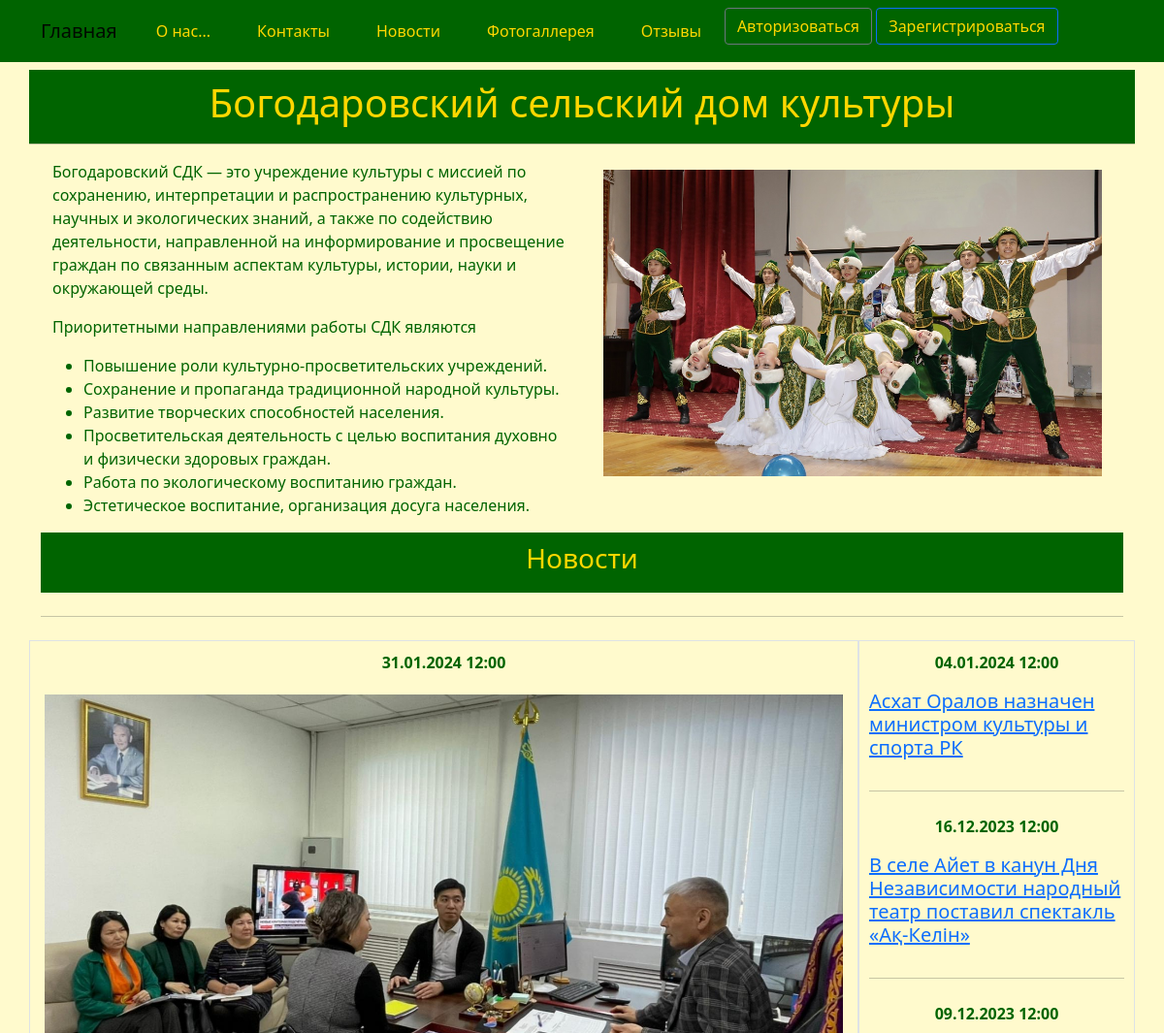
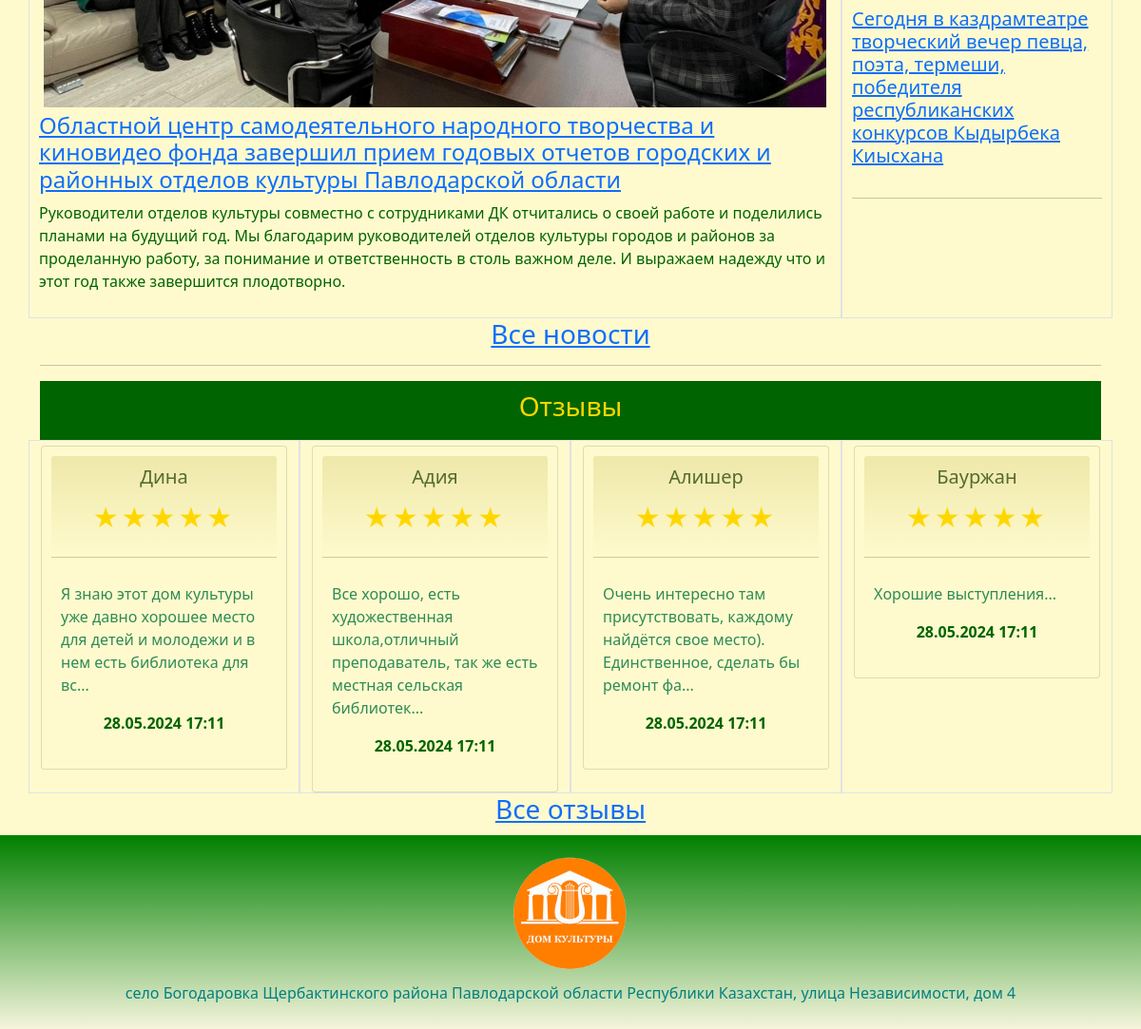
The page / on the database its author committed (2 pictures, top to bottom).
### house/models.py (models this page shows)
class News(models.Model):
    daten = models.DateTimeField(_('daten'))
    title = models.CharField(_('title_news'), max_length=256)
    details = models.TextField(_('details_news'))
    photo = models.ImageField(_('photo_news'), upload_to='images/', blank=True, null=True)
    class Meta:
        db_table = 'news'
        indexes = [
            models.Index(fields=['daten']),
        ]
        ordering = ['daten']

class Reviews(models.Model):
    dater = models.DateTimeField(_('dater_reviews'), auto_now_add=True)
    rating = models.IntegerField(_('rating'), blank=True, null=True)
    details = models.TextField(_('details_reviews'))
    user = models.ForeignKey(User, related_name='reviews_user', on_delete=models.CASCADE)
    class Meta:
        db_table = 'reviews'
        indexes = [
            models.Index(fields=['dater']),
        ]
        ordering = ['dater']

### house/views.py (the view)
# urls.py: path('', views.index),
def index(request):
    news1 = News.objects.all().order_by('-daten')[0:1]
    news24 = News.objects.all().order_by('-daten')[1:4]
    reviews = Reviews.objects.exclude(rating=None).order_by('?')[0:4]
    return render(request, "index.html", {"news1": news1, "news24": news24 ,"reviews": reviews, })

### templates/index.html (shortened to what this page needs)
{% extends "base.html" %}
{% load i18n %}
{% load static %}
{% block content %}
<div class="jumbotron">
	<div class="row justify-content-center">
		<div class="div-width-100-text-center">
			<h1>Богодаровский сельский дом культуры</h1>
		</div>
		<hr>
		<div class="row">
			<div class="col-md-6">
				<p>Богодаровский СДК — это учреждение культуры с миссией по сохранению, интерпретации и распространению культурных, научных и экологических знаний, а также по содействию деятельности, направленной на информирование и просвещение граждан по связанным аспектам культуры, истории, науки и окружающей среды.</p>
				<p>Приоритетными направлениями работы СДК являются</p>
				<ul>
					<li>Повышение роли культурно-просветительских учреждений.</li>
					<li>Сохранение и пропаганда традиционной народной культуры.</li>
					<li>Развитие творческих способностей населения.</li>
					<li>Просветительская деятельность с целью воспитания духовно и физически здоровых граждан.</li>
					<li>Работа по экологическому воспитанию граждан.</li>
					<li>Эстетическое воспитание, организация досуга населения.</li>
			</div>
			<div class="col-md-6">
				<img src="{% static 'images/dance.jpg' %}" alt="dance" style="width:100%; padding: 10px;">
			</div>
		</div>
	</div>
</div>
<div class="jumbotron">
	<div class="div-width-100-text-center">
		<h3>{% trans "newss" %}</h3>
	</div>
	<hr class="my-4">
	<div class="row">
		{% if news1.count > 0 %}
		<div class="col-lg-9 border" style="padding:10px;">
			{% for c in news1 %}
				<center><p><strong>{{ c.daten | date:"d.m.Y H:i" }}</strong></p></center>
				{% if c.photo.url == "/ media /images/news7.jpeg" %}
					<img class="img-center" src="{% static 'images/news7.jpeg' %}" alt="{{ c.title }}" title="{{ c.details }}">
				{% else %}
					{% if c.photo.url != None %}
						<img class="img-center" src="{{ c.photo.url}}" alt="{{ c.title }}" title="{{ c.details }}">
					{% endif %}
				{% endif %}
				<h4><a href="{% url 'news_read' c.id %}">{{ c.title }}</a></h4>
				<p>{{ c.details }}</p>
			{% endfor %}
		</div>
		<div class="col-lg-3 border" style="padding:10px;">
			{% if news24.count > 0 %}
				{% for c in news24 %}
				<center><p><strong>{{ c.daten | date:"d.m.Y H:i" }}</strong></p></center>
				<div class="row">
					<h5><a href="{% url 'news_read' c.id %}">{{ c.title }}</a></h5>
				</div>
				<hr class="my-4">
				{% endfor %}
			{% endif %}
		</div>
		{% endif %}
	</div>
	<h3 style="text-align: center;" ><a href="{% url 'news_list' %}">{% trans "all newss" %}</a></h3>
</div>
<hr>
<div class="benefits" >
	<div class="div-width-100-text-center">
		<h3>Отзывы</h3>
	</div>
	<div class="row">
		{% if reviews.count > 0 %}
			{% for r in reviews %}
				<div class="col-lg-3 border">
					<div class="card">
						<div class="card-header">
							<h5 style="text-align: center">{{ r.user.first_name }}</h5>
							<p><div class="Stars" style="--rating: {{ r.rating }};"></div></p>
						</div>
						<div class="card-body">
							<p><blockquote>{{ r.details | slice:"0:100" }}...</blockquote></p>
							<center><p><strong>{{ r.dater | date:"d.m.Y H:i" }}</strong></p></center>
						</div>
					</div>
				</div>
			{% endfor %}
		{% endif %}
	</div>
	<h3 style="text-align: center;" ><a href="{% url 'reviews_list' %}">{% trans "all reviews" %}</a></h3>
</div>
{% endblock content %}

### templates/base.html (shortened to what this page needs)
<!DOCTYPE html>
{% load static %}
{% load i18n %}
<html>
<head>
	<link href="https://cdn.jsdelivr.net/npm/bootstrap@5.0.2/dist/css/bootstrap.min.css" rel="stylesheet">
	<link rel="stylesheet" href="{% static 'css/styles.css' %}" />
	<link rel="stylesheet" href="{% static 'css/choosen.css' %}" />
</head>
	<nav class="navbar navbar-expand-lg navbar-light justify-content-center">
		<div class="container">
			<a class="navbar-brand" href="{{ HTTP_HOST }}/">{% trans "Home" %}</a>
			<div class="collapse navbar-collapse" id="mainMenu">
				<ul class="navbar-nav me-auto mb-2 mb-lg-0">
					<li class="nav-link">
						<a class="dropdown-item" href="{% url 'about' %}">{% trans "about" %}</a>
					</li>
					<li class="nav-link">
						<a class="dropdown-item" href="{% url 'contact' %}">{% trans "contacts" %}</a>
					</li>
					<li class="nav-link">
						<a class="dropdown-item" href="{% url 'news_list' %}">{% trans "newss" %}</a>
					</li>
					<li class="nav-link">
						<a class="dropdown-item" href="{% url 'photogallery' %}">{% trans "photogallery" %}</a>
					</li>
					<li class="nav-link">
						<a class="dropdown-item" href="{% url 'reviews_list' %}">{% trans "reviews" %}</a>
					</li>
					{% if user.is_authenticated %}
						<li class="nav-link">
							<a class="dropdown-item" href="{% url 'forum' %}">{% trans "forum" %}</a>
						</li>
						<li class="nav-link dropdown">
							<a class="dropdown-item dropdown-toggle" href="#" id="navbarDropdown" role="button" data-bs-toggle="dropdown" aria-expanded="false">
							{{ user.username }}
							</a>
							<ul class="dropdown-menu" aria-labelledby="navbarDropdown">
								{% if request.user.groups.all.0.name == "Managers"  %}
									<a class="dropdown-item" href="{% url 'board_index' %}">{% trans "boards" %}</a>
									<a class="dropdown-item" href="{% url 'reviews_index' %}">{% trans "reviewss" %}</a>
									<div class="dropdown-divider"></div>
									<a class="dropdown-item" href="{% url 'news_index' %}">{% trans "newss" %}</a>
									<div class="dropdown-divider"></div>
								{% else %}
								{% endif %}
								<a class="dropdown-item" href="{% url 'my_account' %}">{% trans "My account" %}</a>
								<a class="dropdown-item" href="{% url 'password_change' %}">{% trans "Change password" %}</a>
								<div class="dropdown-divider"></div>
								<a class="dropdown-item" href="{% url 'logout'%}">{% trans "Log out" %}</a>
							</ul>
						</li>
					{% else %}
						<form class="form-inline ml-auto">
							<a href="{% url 'login' %}" class="btn btn-outline-secondary">{% trans "Log In" %}</a>
							<a href="{% url 'signup' %}" class="btn btn-primary ml-2">{% trans "Sign up" %}</a>
						</form>
					{% endif %}
						{% get_current_language as LANGUAGE_CODE %}
						{% get_available_languages as LANGUAGES %}
						{% get_language_info_list for LANGUAGES as languages %}
				</ul>
			</div>
		</div>
	</nav>
<body>
	<div class="container">
		{% block content%}{% endblock content %}
	</div>
</body>
<footer class="container-fluid text-center bg-lightgray">
	<div class="copyrights">
		<img src="{% static 'images/logo.png' %}" alt="logo" style="height:144px; padding: 10px;">
	</div>
	<p>село Богодаровка Щербактинского района Павлодарской области Республики Казахстан, улица Независимости, дом 4</p>
</footer>
<link rel="stylesheet" href="https://cdn.datatables.net/1.11.2/css/jquery.dataTables.min.css">
<link href="{% static 'css/jquery.fancybox.min.css' %}" rel="stylesheet">
</html>

### static/css/styles.css (style rules this page uses)
:root { --navbar-background-color: DarkGreen; --navbar-text-color: Gold; --main-background-color-light: LemonChiffon; --main-background-color-dark: PaleGoldenrod; --main-text-color: DarkGreen; --main-header-color: DarkOliveGreen; --main-text-attention-color: Purple; --footer-background-color-light: Beige; --footer-background-color-dark: Green; --footer-text-color: Teal; --card-background-color-light: LemonChiffon; --card-background-color-dark: PaleGoldenrod; --card-text-color: SeaGreen; --table-background-color-light: LemonChiffon; --table-background-color-dark: PaleGoldenrod; --table-text-color: DarkGreen; --star-size: 30px; --star-color: Yellow; --star-background: Gold ; }
.navbar { background-color: var(--navbar-background-color); color: var(--navbar-text-color); }
.navbar .navbar-nav, .navbar .navbar-nav .navbar-text { color: var(--navbar-text-color); }
.navbar ul { background-color: var(--navbar-background-color); color: var(--navbar-text-color); }
.navbar li { background-color: var(--navbar-background-color); color: var(--navbar-text-color); }
.navbar a { background-color: var(--navbar-background-color); color: var(--navbar-text-color); }
.navbar-brand { background-color: var(--navbar-background-color); color: var(--navbar-text-color); }
.nav-link a { background-color: var(--navbar-background-color); color: var(--navbar-text-color); }
body { background-color: var(--main-background-color-light); }
h1, h2, h3, h4, h5, h6 { color: var(--main-header-color); }
p, ul, li, label { color: var(--main-text-color); }
.card { background-color: var(--card-background-color-light); color: var(--card-text-color); margin-top: 5px; padding: 10px; }
.card-header { background-image: linear-gradient(top, var(--card-background-color-dark), var(--card-background-color-light)); background-image: -o-linear-gradient(top, var(--card-background-color-dark), var(--card-background-color-light)); background-image: -moz-linear-gradient(top, var(--card-background-color-dark), var(--card-background-color-light)); background-image: -webkit-linear-gradient(top, var(--card-background-color-dark), var(--card-background-color-light)); color: var(--card-text-color); padding: 10px; }
.card-body { background-color: var(--card-background-color-light); color: var(--card-text-color); padding: 10px; }
.img-center { display: block; margin-left: auto; margin-right: auto; padding: 5px; width: 100%; }
.div-width-100-text-center { background-color: var(--main-text-color); color: Gold; text-align: center; padding-top: 10px; padding-bottom: 10px; }
.div-width-100-text-center h1 { color: Gold; }
.div-width-100-text-center h3 { color: Gold; }
.Stars { --percent: calc(var(--rating) / 5 * 100%); display: inline-block; display: block; margin-left: auto; margin-right: auto; font-size: var(--star-size); font-family: Times; line-height: 1; text-align: center; }
.Stars::before { content: "★★★★★"; letter-spacing: 3px; background: linear-gradient(90deg, var(--star-background) var(--percent), var(--star-color) var(--percent)); -webkit-background-clip: text; -webkit-text-fill-color: transparent; }
footer { background-image: linear-gradient(top, var(--footer-background-color-dark), var(--footer-background-color-light)); background-image: -o-linear-gradient(top, var(--footer-background-color-dark), var(--footer-background-color-light)); background-image: -moz-linear-gradient(top, var(--footer-background-color-dark), var(--footer-background-color-light)); background-image: -webkit-linear-gradient(top, var(--footer-background-color-dark), var(--footer-background-color-light)); margin-top: 10px; padding: 10px; }
footer p { color: var(--footer-text-color); }

### rows shown on the page
News: daten "31.01.2024 12:00", photo (picture), title "Областной центр самодеятельного народного творчества и киновидео фонда завершил прием годовых отчетов городских и районных отделов культуры Павлодарской области", details "Руководители отделов культуры совместно с сотрудниками ДК отчитались о своей работе и поделились планами на будущий год. Мы благодарим руководителей отделов культуры городов и районов за проделанную работу, за понимание и ответственность в столь важном деле. И выражаем надежду что и этот год также завершится плодотворно."
News: daten "04.01.2024 12:00", title "Асхат Оралов назначен министром культуры и спорта РК"
News: daten "16.12.2023 12:00", title "В селе Айет в канун Дня Независимости народный театр поставил спектакль «Ақ-Келін»"
News: daten "09.12.2023 12:00", title "Сегодня в каздрамтеатре творческий вечер певца, поэта, термеши, победителя республиканских конкурсов Кыдырбека Киысхана"
Reviews: user.first_name "Дина", rating 5 (drawn), details "Я знаю этот дом культуры уже давно хорошее место для детей и молодежи и в нем есть библиотека для вс", dater "28.05.2024 17:11"
Reviews: user.first_name "Адия", rating 5 (drawn), details "Все хорошо, есть художественная школа,отличный преподаватель, так же есть местная сельская библиотек", dater "28.05.2024 17:11"
Reviews: user.first_name "Алишер", rating 5 (drawn), details "Очень интересно там присутствовать, каждому найдётся свое место). Единственное, сделать бы ремонт фа", dater "28.05.2024 17:11"
Reviews: user.first_name "Бауржан", rating 5 (drawn), details "Хорошие выступления", dater "28.05.2024 17:11"
